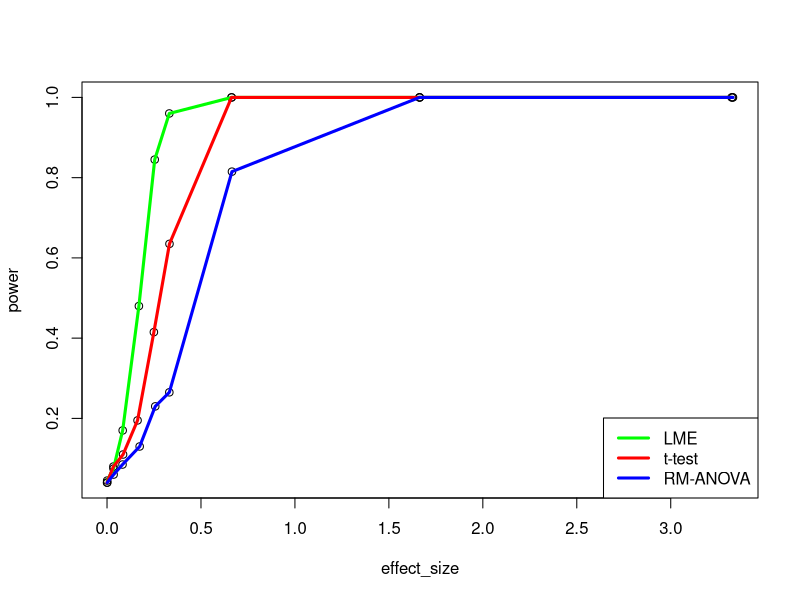

R code for this plot:
## ---- chunk 1
library(lme4)
generate_sample <- function(prop_c = prop_c, prop_pp = prop_pp, N = N, diff = diff, s.d = s.d, mu = mu){
  N_cc <- floor(prop_c*N)
  N_pre <- round((N-N_cc*2)*prop_pp, 0)
  N_post <- N - N_cc*2 - N_pre
  poss_id <- c(1:N)
  id <- sample(poss_id, N_pre + N_post)
  id_r <- sample(poss_id[-id], N_cc)
  y_pre <- mu + rnorm(N_pre, 0, s.d)
  y_post <- mu*diff + rnorm(N_post, 0, s.d)
  y_cc_pre <- mu + rnorm(N_cc, 0, s.d)
  y_cc_post <- mu*diff + rnorm(N_cc, 0, s.d)
  Y <- list(data.frame(c(id, id_r, id_r), c(y_pre, y_post, y_cc_pre, y_cc_post),
                  c(rep(0,N_pre), rep(1, N_post), rep(0, N_cc), rep(1, N_cc))),
            data.frame(c(id), c(y_pre, y_post),
                       c(rep(0,N_pre), rep(1, N_post))),
            data.frame(c(id_r, id_r), c(y_cc_pre, y_cc_post),
                       c(rep(0, N_cc), rep(1, N_cc))))
  names(Y[[1]]) <- c("id", "score", "time")  ## all data (unbalanced and non-independent)
  names(Y[[2]]) <- c("id", "score", "time")  ## unbalanced, independent samples
  names(Y[[3]]) <- c("id", "score", "time")  ## balanced RM design, complete cases
  
  return(Y)
}

prop_c <- 0.3    ## proportion of COMPLETE CASES to INCOMPLETE CASES, where 0 < prop_c < 1
prop_pp <- 0.4    ## proportion of PRE-TEST scores to POST-TEST scores, where 0 < prop_pp < 1
N <- as.integer(500)   ## N is the NUMBER OF OBSERVATIONS (not the number of unique participants)
diff <- 1.05       ## mean difference between post-test and pre-test scores as a co-efficient
s.d <- 3        ## 1 standard deviation = sd
mu <- 10         ## mean of all scores = mu


# Y <- generate_sample(prop_c, prop_pp, N, diff, s.d, mu)
# 
# # cross-sectional, independent samples
# fit.t <- t.test(score ~ time, data = Y[[2]])
# 
# # balanced, RM ANOVA, complete-cases only (like SPSS would produce)
# summary(fit <- aov(score ~ time + Error(id/time) , data = Y[[3]]))
# 
# # unbalanced, non-independent, using all available data and REML procedure
# fit <- lmer(score ~ time + (1|id), data = Y[[1]])
# coefs <- data.frame(coef(summary(fit)))
# coefs$p.z <- 2*(1-pnorm(abs(coefs$t.value)))
# round(coefs, 4)

cohen <- function(scores, x){  # calculates Cohen's d using pooled standard deviation
  n1 <- length(x[x == 0])
  n2 <- length(x) - n1
  s1 <- sd(scores[x == 0])
  s2 <- sd(scores[x == 1])
  s  <- sqrt(((n1-1)*s1^2+(n2-1)*s2^2)/(n1+n2-2))
  d <- abs((mean(scores[x == 0]) - mean(scores[x == 1])) / s)
  return(d)
}

diff <- c(1.001, 1.01, 1.025, 1.05, 1.075, 1.1, 1.2, 1.5, 2)
s.cd <- a.cd <- l.cd <- ttest <- rmanova <- lme <- c()

for(j in 1:length(diff)){
s.t <- a.t <- l.t <- 0
n.sim <- 200  
  for(i in 1:n.sim){
    Y <- generate_sample(prop_c, prop_pp, N, diff[j], s.d, mu)
    fit.t <- t.test(score ~ time, data = Y[[2]])
    s.t <- s.t + (fit.t$p.value <= 0.05)
  
    fit.a <- aov(score ~ time + Error(id/time) , data = Y[[3]])
    a.t <- a.t + (summary(fit.a)[[3]][[1]][5][[1]][1] <= 0.05)
    
    fit <- lmer(score ~ time + (1|id), data = Y[[1]])
    coefs <- data.frame(coef(summary(fit)))
    coefs$p.z <- 2*(1-pnorm(abs(coefs$t.value)))
    l.t <- l.t + (coefs$p.z[2] <= 0.05)
    
  }

ttest[j] <- s.t/n.sim
rmanova[j] <- a.t/n.sim
lme[j] <- l.t/n.sim


Y <- generate_sample(prop_c, prop_pp, N*1000, diff[j], s.d, mu)
s.cd[j] <- cohen(Y[[2]]$score, Y[[2]]$time)
a.cd[j] <- cohen(Y[[3]]$score, Y[[3]]$time)
l.cd[j] <- cohen(Y[[1]]$score, Y[[1]]$time)
}
df <- data.frame(c(ttest, rmanova, lme), c(s.cd, a.cd, l.cd),
                 c(rep("t-test", length(diff)), rep("rm-anova",length(diff)), rep("lme", length(diff))))
names(df) <- c("power", "effect_size", "test")
## ---- chunk 2
plot(power ~ effect_size, data = df)
lines(power ~ effect_size, data = df[df$test == "lme",], col = "green", lwd = 3)
lines(power ~ effect_size, data = df[df$test == "t-test",], col = "red", lwd = 3)
lines(power ~ effect_size, data = df[df$test == "rm-anova",], col = "blue", lwd = 3)
legend("bottomright", c("LME", "t-test", "RM-ANOVA"), lwd = c(3,3,3), col = c("green", "red", "blue"))
